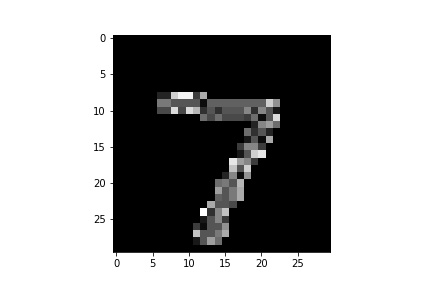
#> input picture seven.jpg, 432 x 288 px, given in place of seven.png, which was not available
$ jupyter execute --allow-errors loc_clust_image_segmentation_test.ipynb
#> lines starting #> are read from the running program, lines starting #| are printed output that depends on the picture; after the words box and inside, x2 and y2 are one past the last pixel; in counts of white or black regions, pixels touching at a corner belong together; pictures that were not available may be replaced by others from this repository, and a replacement may not be noted
[cell 1]
import numpy as np
import datetime

import matplotlib.pyplot as plt
from PIL import Image

from scipy.sparse import csr_matrix
import matplotlib.pyplot as plt

from sklearn.cluster import KMeans

[cell 2]
def get_B_and_weight_vec(matrix,threshold):
    N = matrix.shape[0]
    A = matrix

    row = []
    col = []
    data = []
    weight_vec = []
    cnt = 0
    for i in range(N):
        for j in range(N):
            if j <= i:
                continue
            if A[i, j] < threshold:
                A[i, j] = 0
                A[j, i] = 0
                continue
            row.append(cnt)
            col.append(i)
            data.append(1)

            row.append(cnt)
            col.append(j)
            data.append(-1)
            cnt += 1
            weight_vec.append(A[i, j])

    B = csr_matrix((data, (row, col)), shape=(cnt, N))
    weight_vec = np.array(weight_vec)
    return B, weight_vec

[cell 3]
def algorithm(B, weight_vec, seeds,K=15000,alpha=0.02, lambda_nLasso=None, check_s=False):
    E, N = B.shape
#     weight_vec = np.ones(E)

    Gamma_vec = np.array(1./(np.sum(abs(B), 0)))[0]  # \in [0, 1]
    Gamma = np.diag(Gamma_vec)

    Sigma = 0.5

    seednodesindicator= np.zeros(N)
    seednodesindicator[seeds] = 1


    noseednodeindicator = np.ones(N)
    noseednodeindicator[seeds] = 0

    if lambda_nLasso == None:
        lambda_nLasso = 2 / math.sqrt(np.sum(weight_vec))

    if check_s:
        s = 0.0
        for item in range(len(weight_vec)):
            x = B[item].toarray()[0]
            i = np.where(x == -1)[0][0]
            j = np.where(x == 1)[0][0]
            if i < N1 <= j:
                s += weight_vec[item]
            elif i >= N1 > j:
                s += weight_vec[item]

        if lambda_nLasso * s >= alpha * N2 / 2:
            print ('eq(24)', lambda_nLasso * s, alpha * N2 / 2)

    fac_alpha = 1./(Gamma_vec*alpha+1)  # \in [0, 1]

    hatx = np.zeros(N)
    newx = np.zeros(N)
    prevx = np.zeros(N)
    haty = np.array([x/(E-1) for x in range(0, E)])
    history = []
    for iterk in range(K):
        # if 0 < np.max(abs(newx - prevx)) < 1e-4:
        #     print(iterk)
        #     break
        tildex = 2 * hatx - prevx
        newy = haty + Sigma * B.dot(tildex)  # chould be negative
        haty = newy / np.maximum(abs(newy) / (lambda_nLasso * weight_vec), np.ones(E))  # could be negative

        newx = hatx - Gamma_vec * B.T.dot(haty)  # could  be negative
        newx[seeds] = (newx[seeds] + Gamma_vec[seeds]) / (1 + Gamma_vec[seeds])

        newx = seednodesindicator * newx + noseednodeindicator * (newx * fac_alpha)
        prevx = np.copy(hatx)
        hatx = newx  # could be negative
        history.append(newx)

    history = np.array(history)

    return history

[cell 4]
img=Image.open("seven.png")
#> img is the input picture: PIL image 432x288 RGB; min 0, max 255, mean 162.6

[cell 5]
plt.imshow(img)

[cell 6]
seven = np.array(img.resize((30,30)))
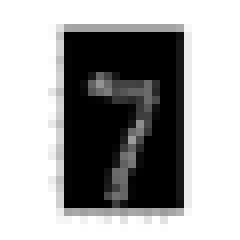
#> seven: shape (30, 30, 3) (shown 8 times larger); min 0, max 255, mean 162.6
seven_seeds = np.copy(seven)
seven.max()
#> Out = 255

[cell 7]
seven_seeds[20:23,15:17]=30
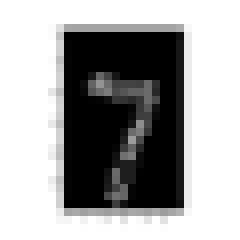
#> seven_seeds: shape (30, 30, 3) (shown 8 times larger); 0.56% of pixels changed, all inside (x1, y1, x2, y2) = (15, 20, 17, 23)
seven_seeds[2:7,20:24]=30
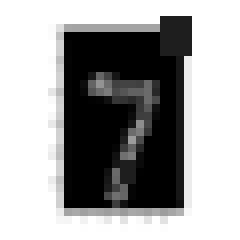
#> seven_seeds: shape (30, 30, 3) (shown 8 times larger); 2.22% of pixels changed, all inside (x1, y1, x2, y2) = (20, 2, 24, 7)
Image.fromarray(seven_seeds*10).save('seven_seeds.png')
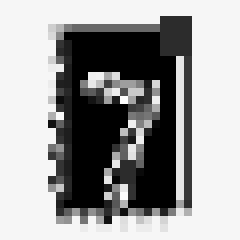
#> saved as seven_seeds.png: PIL image 30x30 RGB (shown 8 times larger); min 0, max 254, mean 156.2

#> (a cell that did not finish here is left out)

[cell 9]
# generate similarity matrix by using equation (1)
sigma = 100
s_matrix = np.zeros((900,900))
for i in range(900):
    for j in range(900):
        if i==j:
            continue
        else:
            s_matrix[i][j] = np.exp((-(seven.flatten()[i]-seven.flatten()[j])**2)/(2*sigma**2)) # Equation 1
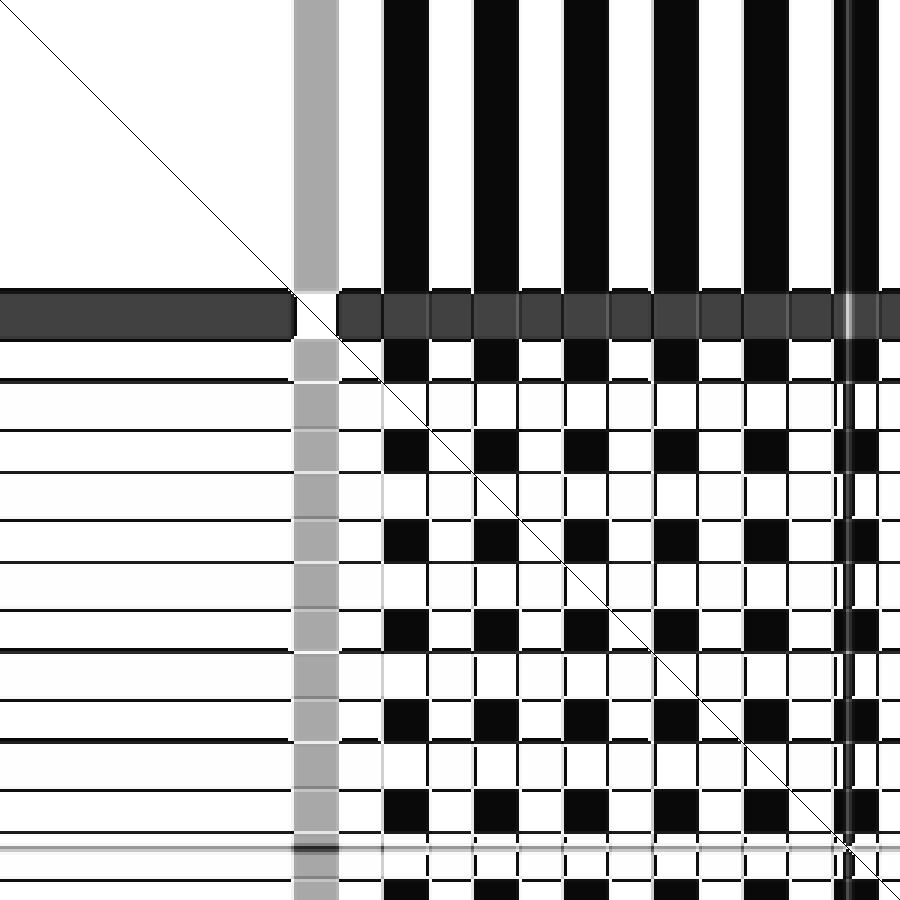
#> s_matrix: shape (900, 900) float64; min 0, max 1, mean 0.71

plt.hist(s_matrix.flatten())  #distribution of similarity measure
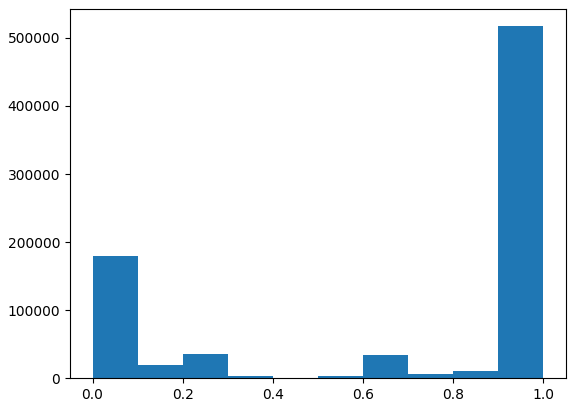
#> figure drawn by matplotlib, 1 panel; tallest bar 517248 high, from x = 0.9 to 1

[cell 10]
def run_seg(matrix,seeds,threshold, K=30, alpha=0.1, lambda_nLasso=0.1):
    B, weight_vec = get_B_and_weight_vec(matrix,threshold)

    start = datetime.datetime.now()
    history = algorithm(B, weight_vec, seeds=seeds, K=K, alpha=alpha, lambda_nLasso=lambda_nLasso)
    print('our method time: ', datetime.datetime.now() - start)
    return history

[cell 11]
#get seeds indices
seeds = np.random.choice(np.argwhere(seven_seeds.flatten()==30).squeeze(),10)
#> seeds = [518, 521, 1849, 1936, 1936, 249, 339, 510, 1939, 330]
seeds
#> Out has the same summary as seeds

#> (a cell that did not finish here is left out)

#> after the loop in get_B_and_weight_vec, `for i in range(N):`:
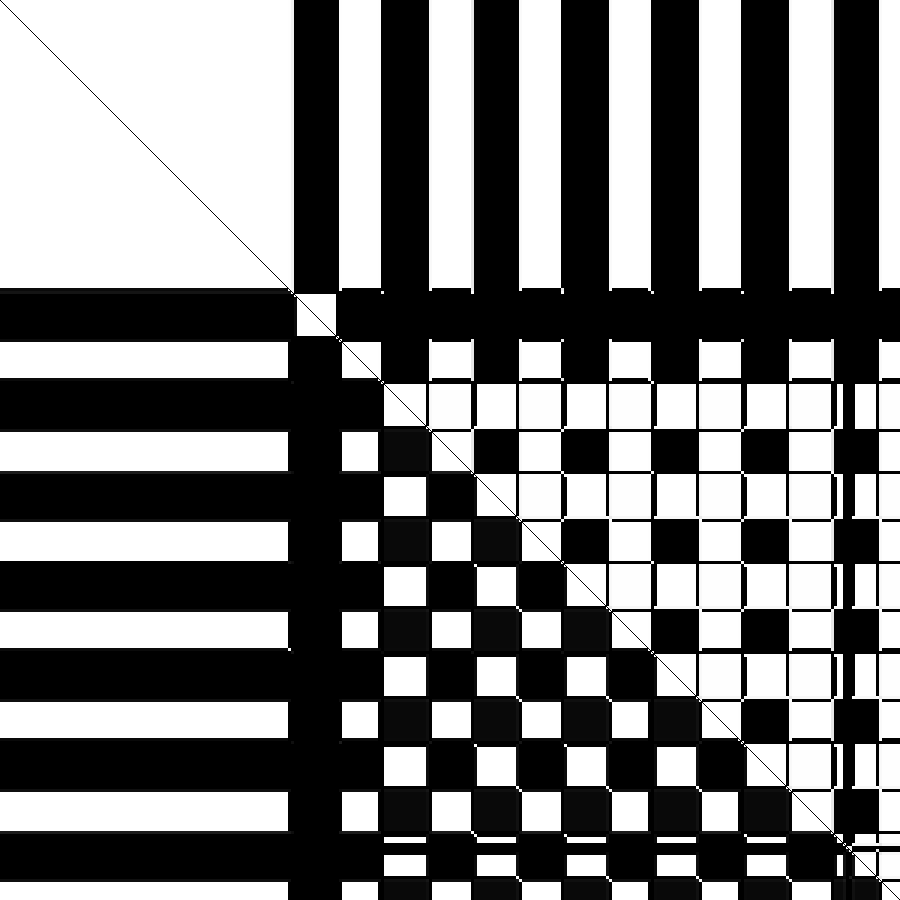
#> A: shape (900, 900) float64; min 0, max 1, mean 0.482
#> after the loop in get_B_and_weight_vec, `for i in range(N):`: cnt = 221553; col = 443106 items; weight_vec = 221553 items

$ run again, with algorithm1.png saved as seven.jpg
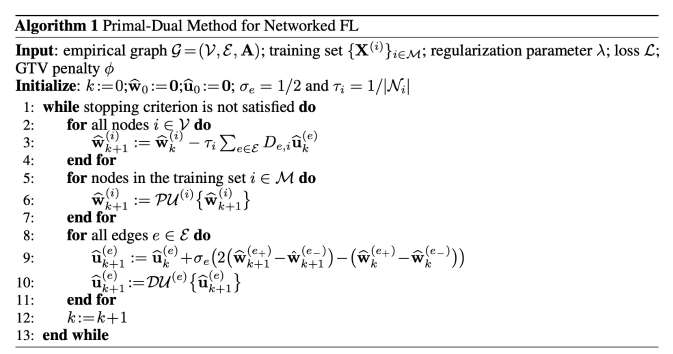
#> input picture algorithm1.png, 1346 x 708 px, given in place of seven.png, which was not available (shown at 1/2 size)
#> img is the input picture: PIL image 1346x708 RGB; min 0, max 255, mean 241.3
#> `seven.max()`: Out = 255
#> `[cell 9]`:
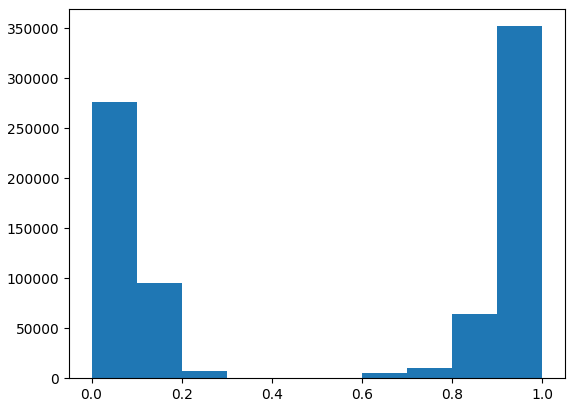
#> figure drawn by matplotlib, 1 panel; tallest bar 352125 high, from x = 0.9 to 1
#> seeds = [518, 521, 1849, 1936, 1936, 249, 339, 510, 1939, 330]
#> `seeds`: Out has the same summary as seeds
#> after the loop in get_B_and_weight_vec, `for i in range(N):`:
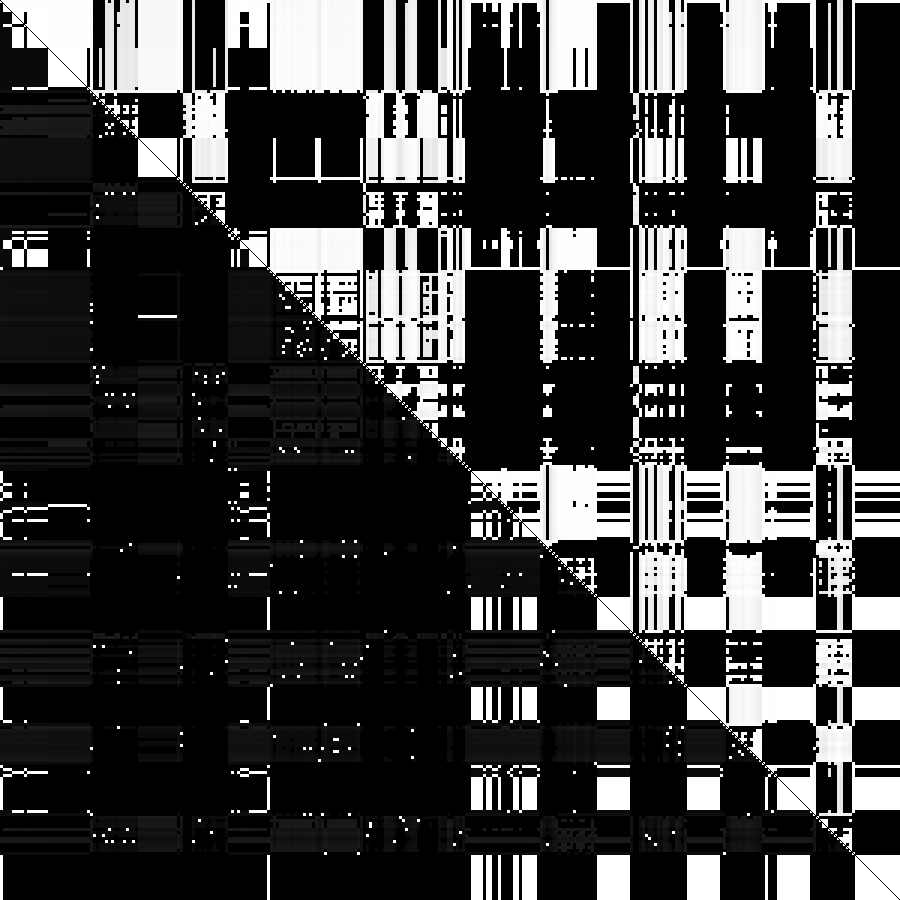
#> A: shape (900, 900) float64; min 0, max 1, mean 0.23
#> after the loop in get_B_and_weight_vec, `for i in range(N):`: cnt = 154971; col = 309942 items; weight_vec = 154971 items
